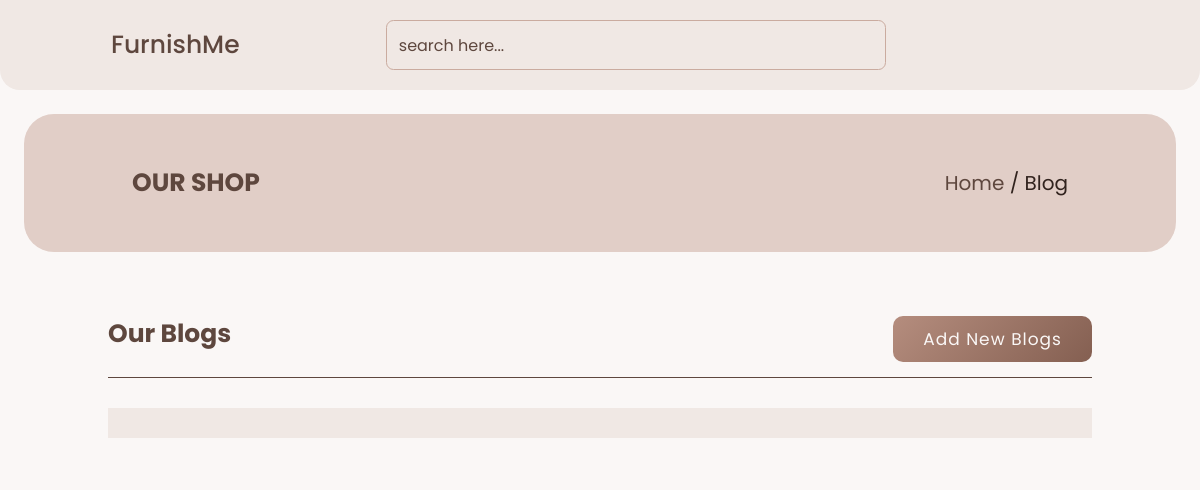
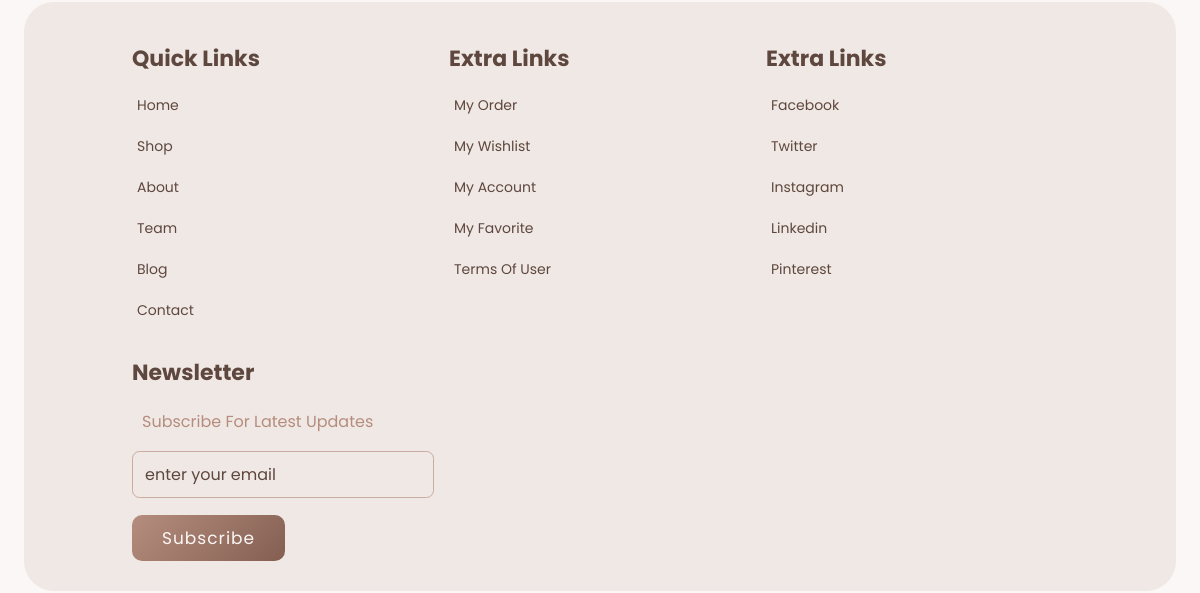
The page /blog.php (upper part) on the database as committed earlier (2 pictures, top to bottom).
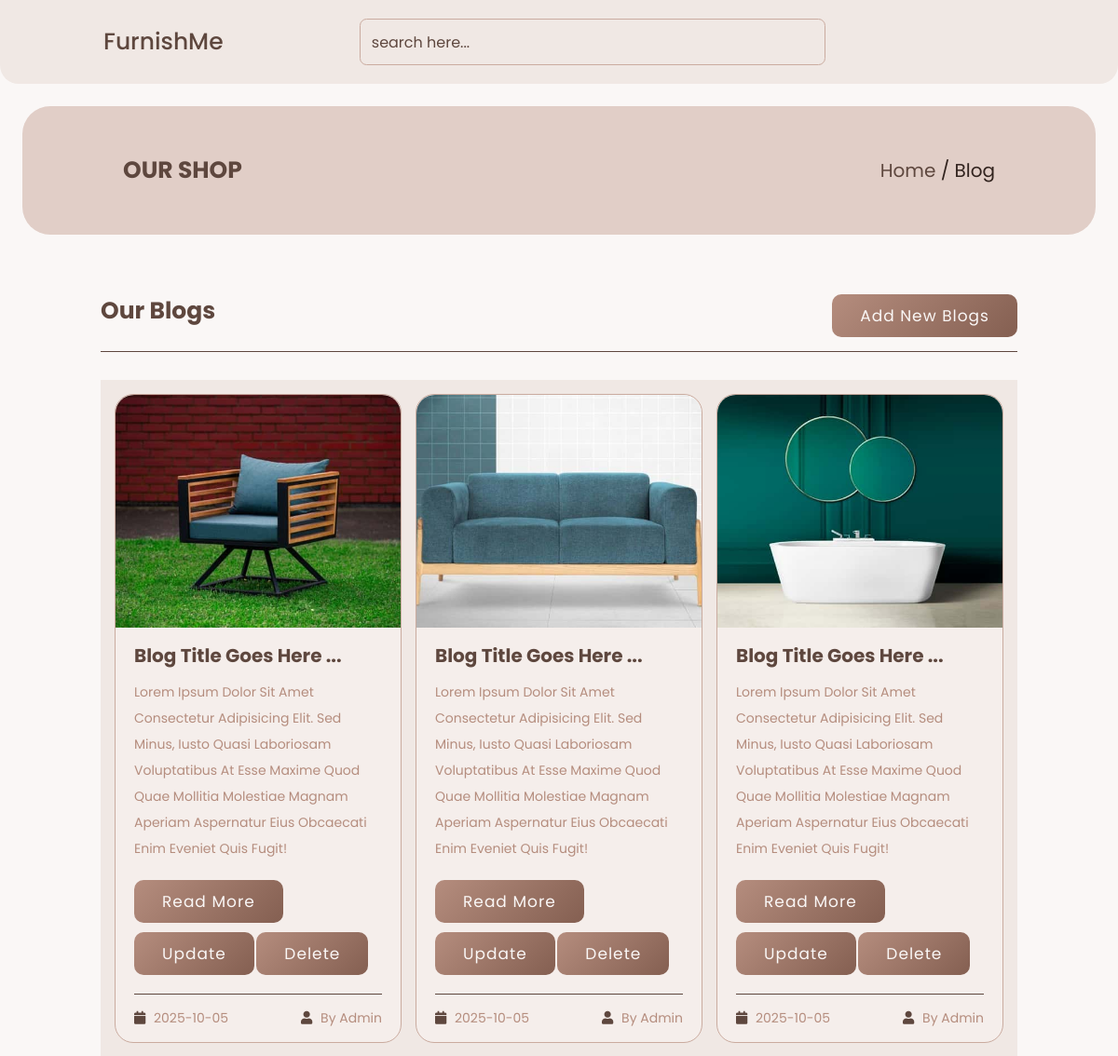
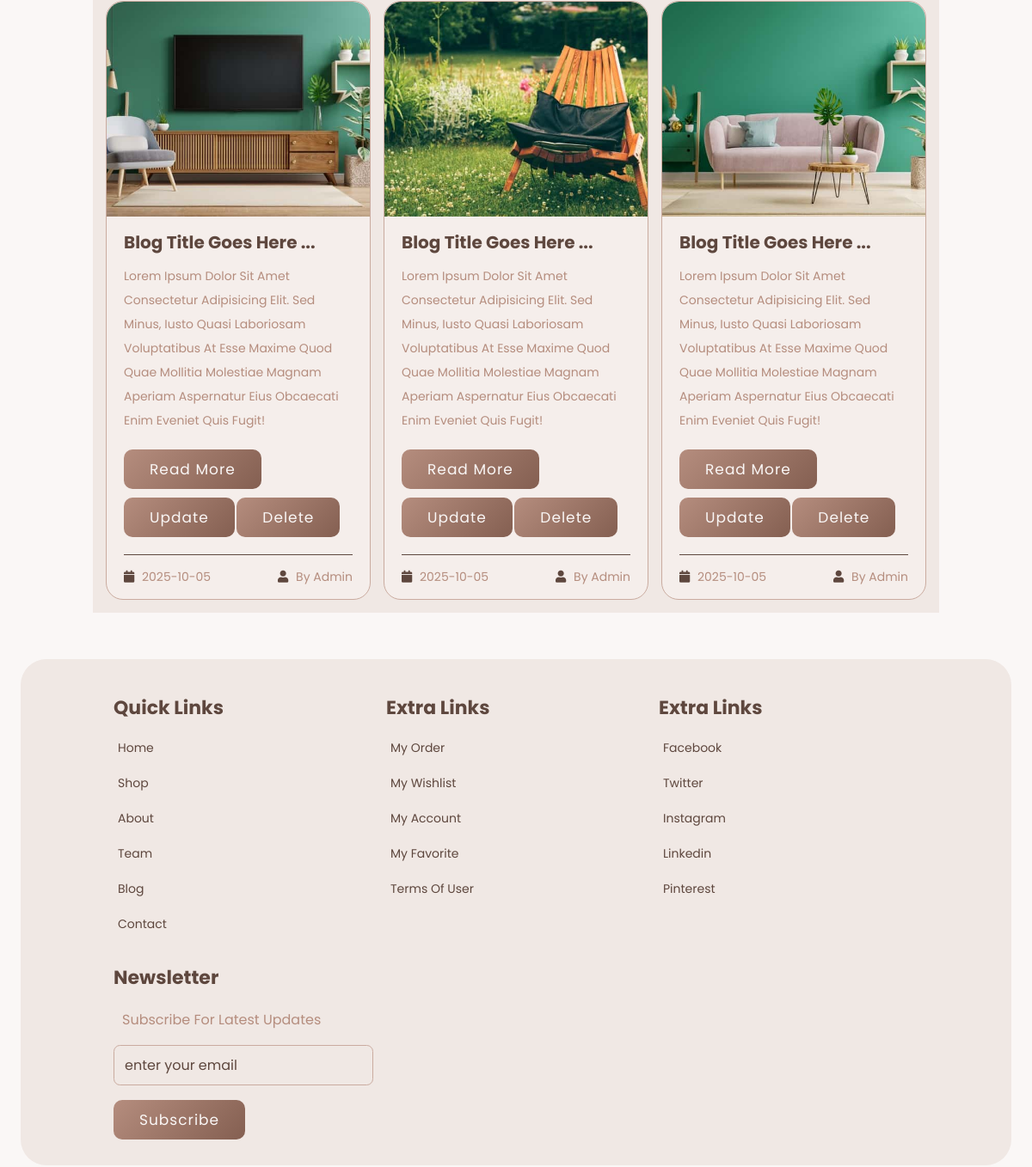
The same page on the database as committed later (2 pictures, top to bottom).
### tables this page shows
CREATE TABLE `blogs` (
  `id` int(255) NOT NULL,
  `title` varchar(255) NOT NULL,
  `description` text NOT NULL,
  `date` date NOT NULL,
  `creator` varchar(255) NOT NULL,
  `image` varchar(255) DEFAULT NULL
);

### blog.php (the view, shortened to what this page needs)
<!DOCTYPE html>
<html lang="en">
<head>
    <?php include('css.php'); ?>
</head>
<body>
    <?php include('header.php'); ?>
    <section class="heading">
        <h3>our shop</h3>
        <p><a href="index.php">home</a> / <span>blog</span></p>
    </section>
    <section class="blog">
        <h1 class="title"> <span>our blogs</span> <button onclick="window.location.href='blogs_create.php'" class="btn title-btn">Add new blogs</button></h1>
        <div class="box-container">
            <?php
            include('connection.php');
            $blogs_data = "SELECT * FROM blogs";
            $blogs_rawdata = $connection->query($blogs_data);
            while (list($id, $blogs_title, $blogs_description, $blogs_date, $blogs_creator, $blogs_image) = mysqli_fetch_array($blogs_rawdata)) {
            ?>
                <div class="box">
                    <div class="image">
                        <img src="pj_img/<?php echo $blogs_image ?>" alt="">
                    </div>
                    <div class="content">
                        <h3><?php echo $blogs_title ?></h3>
                        <p><?php echo $blogs_description ?></p>
                        <a href="#" class="btn">read more</a>
                        <div>
                            <a onclick="window.location.href='blogs_update.php?id=<?php echo $id ?>'" class="btn title-btn">Update</a>
                            <a onclick="window.location.href='blogs_delete.php?id=<?php echo $id ?>&image=<?php echo $blogs_image ?>'" class="btn title-btn">Delete</a>
                        </div>
                        <div class="icons">
                            <a href="#"> <i class="fas fa-calendar"></i> <?php echo $blogs_date ?></a>
                            <a href="#"> <i class="fas fa-user"></i> <?php echo $blogs_creator ?></a>
                        </div>
                    </div>
                </div>
            <?php
            }
            ?>
        </div>
    </section>
    <?php include('footer.php'); ?>
</body>
</html>

Rows that differ between the two databases and show on the page:
added blogs: image (picture), title "Blog Title Goes Here ...", description "Lorem Ipsum Dolor Sit Amet Consectetur Adipisicing Elit. Sed Minus, Iusto Quasi Laboriosam Voluptatibus At Esse Maxime Quod Quae Mollitia Molestiae Magnam Aperiam Aspernatur Eius Obcaecati Enim Eveniet Quis Fugit!", date "2025-10-05", creator "By Admin"
added blogs: image (picture), title "Blog Title Goes Here ...", description "Lorem Ipsum Dolor Sit Amet Consectetur Adipisicing Elit. Sed Minus, Iusto Quasi Laboriosam Voluptatibus At Esse Maxime Quod Quae Mollitia Molestiae Magnam Aperiam Aspernatur Eius Obcaecati Enim Eveniet Quis Fugit!", date "2025-10-05", creator "By Admin"
added blogs: image (picture), title "Blog Title Goes Here ...", description "Lorem Ipsum Dolor Sit Amet Consectetur Adipisicing Elit. Sed Minus, Iusto Quasi Laboriosam Voluptatibus At Esse Maxime Quod Quae Mollitia Molestiae Magnam Aperiam Aspernatur Eius Obcaecati Enim Eveniet Quis Fugit!", date "2025-10-05", creator "By Admin"
added blogs: image (picture), title "Blog Title Goes Here ...", description "Lorem Ipsum Dolor Sit Amet Consectetur Adipisicing Elit. Sed Minus, Iusto Quasi Laboriosam Voluptatibus At Esse Maxime Quod Quae Mollitia Molestiae Magnam Aperiam Aspernatur Eius Obcaecati Enim Eveniet Quis Fugit!", date "2025-10-05", creator "By Admin"
added blogs: image (picture), title "Blog Title Goes Here ...", description "Lorem Ipsum Dolor Sit Amet Consectetur Adipisicing Elit. Sed Minus, Iusto Quasi Laboriosam Voluptatibus At Esse Maxime Quod Quae Mollitia Molestiae Magnam Aperiam Aspernatur Eius Obcaecati Enim Eveniet Quis Fugit!", date "2025-10-05", creator "By Admin"
added blogs: image (picture), title "Blog Title Goes Here ...", description "Lorem Ipsum Dolor Sit Amet Consectetur Adipisicing Elit. Sed Minus, Iusto Quasi Laboriosam Voluptatibus At Esse Maxime Quod Quae Mollitia Molestiae Magnam Aperiam Aspernatur Eius Obcaecati Enim Eveniet Quis Fugit!", date "2025-10-05", creator "By Admin"
